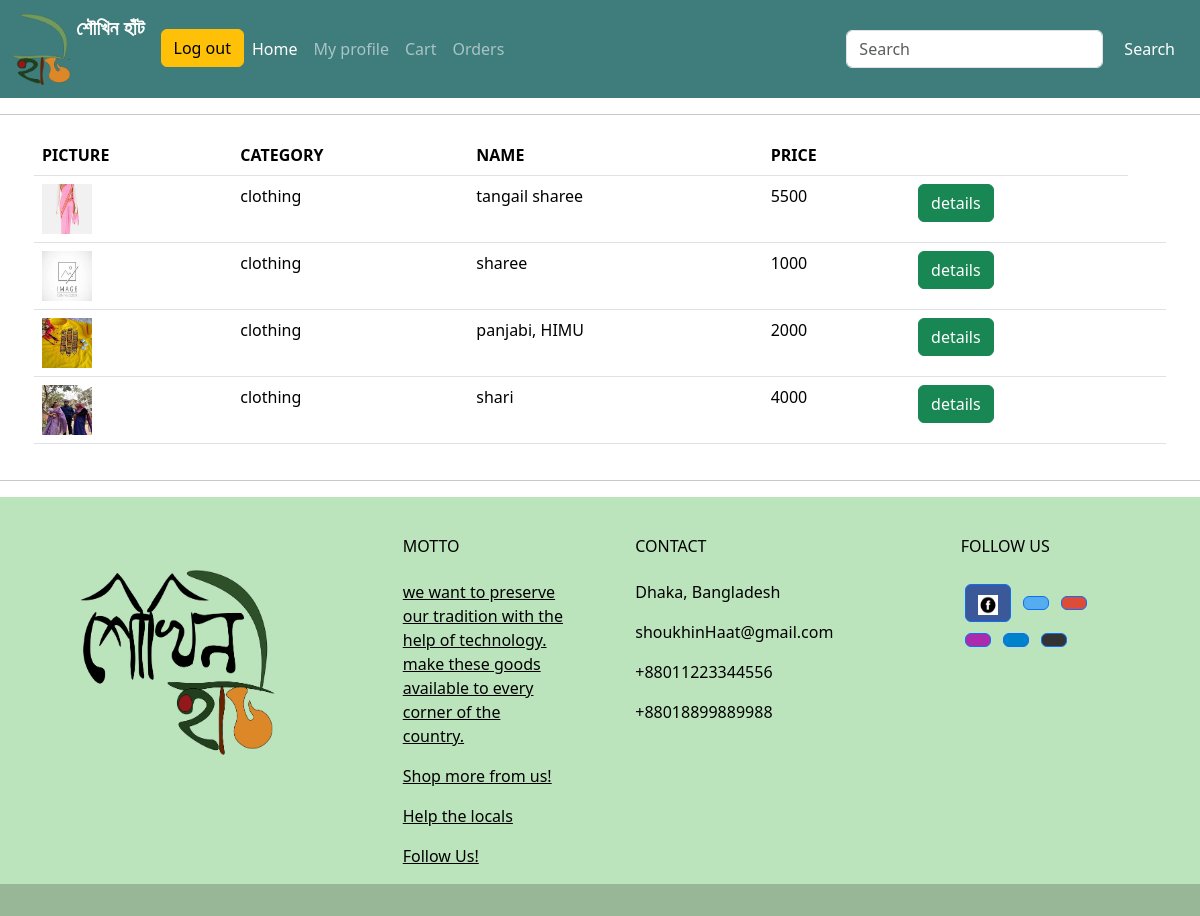
Screenshot of /category_cloth/ (signed in) with the database file from the repository.
### shoukhin/models.py (models this page shows, shortened)
class product(models.Model):
    CATEGORY_CHOICES = CATEGORY_CHOICES = [
        ('jute', 'Jute'),
        ('clothing', 'Clothing'),
        ('jewellery', 'Jewellery'),
        ('food', 'Food'),
        ('home_decor', 'Home Decor'),
        ('pottery', 'Pottery'),
        ('nakshi_kantha', 'Nakshi Kantha'),
        ('others', 'Others'),
    ]
    name = models.CharField(max_length=200)
    price = models.IntegerField()
    description = models.TextField(blank=True,null=True)
    measurements = models.CharField(max_length=300)
    category = models.CharField(max_length=100, choices=CATEGORY_CHOICES, default='others')
    image = models.ImageField(upload_to='static/images', blank=True, null=True, default='static/images/default_no_img.jfif')
    stock = models.IntegerField(default=0)

### shoukhin/views.py (the view)
# urls.py: path('category_cloth/',s_view.category_cloth, name='category_cloth'),
def category_cloth(request):
    pro = product.objects.all()
    context={
        'product':pro,
    }
    return  render(request,template_name='body/category_cloth.html',context=context)

### shoukhin/template/body/category_cloth.html (shortened to what this page needs)
{% extends 'body/main.html' %}
{% load static %}
{% block content %}
<table class="table">
  <thead class="thead-dark">
    <tr>
      <th scope="col">PICTURE</th>
      <th scope="col">CATEGORY</th>
      <th scope="col">NAME</th>
      <th scope="col">PRICE</th>
      <th> </th>
    </tr>
  </thead>
  <tbody>
  {% for p in product %}
    {% if p.category == 'clothing' %}
    <tr>
      <td><img src = "{{p.image.url}}" style="height:50px ; width:50px"></td>
      <td>{{p.category}}</td>
      <td>{{p.name}}</td>
      <td>{{p.price}}</td>
      <td><a href="{% url 'view_product' p.id %}" class="btn btn-success ">details</a></td>
      <td>
      </td>
    </tr>
   {% endif %}
  {% endfor %}
  </tbody>
</table>
{% endblock %}

### rows the page displays
product: image (picture), category "clothing", name "tangail sharee", price "5500"
product: image (placeholder picture), category "clothing", name "sharee", price "1000"
product: image (picture), category "clothing", name "panjabi, HIMU", price "2000"
product: image (picture), category "clothing", name "shari", price "4000"
